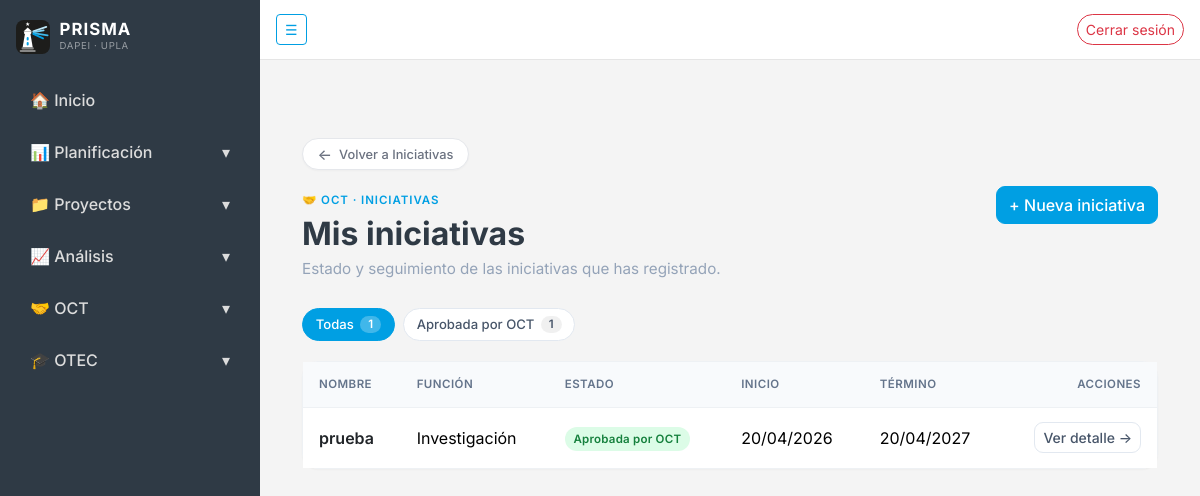
The page /oct/iniciativas/mis/ (signed in) on the database its author committed.
### oct/models.py (models this page shows, shortened)
class Iniciativa(models.Model):
    class FuncionInstitucional(models.TextChoices):
        DOCENCIA = "DOCENCIA", "Docencia"
        INVESTIGACION = "INVESTIGACION", "Investigación"
        VINCULACION = "VINCULACION", "Vinculación con el Medio"
        GESTION = "GESTION", "Gestión Estratégica"
    class Estado(models.TextChoices):
        BORRADOR = "BORRADOR", "Borrador"
        ENVIADA = "ENVIADA", "Enviada"
        REVISION_OCT = "REVISION_OCT", "Revisión OCT"
        DEVUELTA = "DEVUELTA", "Devuelta con observaciones"
        APROBADA = "APROBADA", "Aprobada por OCT"
        POSTULADA = "POSTULADA", "Postulada"
        ADJUDICADA = "ADJUDICADA", "Adjudicada"
        NO_ADJUDICADA = "NO_ADJUDICADA", "No adjudicada"
    nombre = models.CharField(max_length=255)
    descripcion = models.CharField(max_length=500)
    unidad = models.CharField(max_length=255)
    responsable = models.ForeignKey(
        User,
        on_delete=models.CASCADE,
        related_name="iniciativas"
    )
    funcion_institucional = models.CharField(
        max_length=30,
        choices=FuncionInstitucional.choices
    )
    estado = models.CharField(
        max_length=30,
        choices=Estado.choices,
        default=Estado.BORRADOR
    )
    fecha_inicio = models.DateField(null=True, blank=True)
    fecha_termino = models.DateField(null=True, blank=True)
    descarga_horas = models.BooleanField(default=False)
    fecha_creacion = models.DateTimeField(auto_now_add=True)
    fecha_actualizacion = models.DateTimeField(auto_now=True)
    observaciones = models.TextField(blank=True, null=True)

### oct/views.py (the view)
# urls.py: path('iniciativas/mis/', views.mis_iniciativas, name='mis_iniciativas'),
@login_required
def mis_iniciativas(request):
    iniciativas = Iniciativa.objects.filter(responsable=request.user)
    conteo = {e.value: 0 for e in Iniciativa.Estado}
    for fila in iniciativas.values("estado").annotate(n=Count("id")):
        conteo[fila["estado"]] = fila["n"]
    chips = [
        {"value": value, "label": label, "count": conteo[value]}
        for value, label in Iniciativa.Estado.choices
        if conteo[value]
    ]
    filtro = request.GET.get("estado") or ""
    if filtro:
        iniciativas = iniciativas.filter(estado=filtro)
    return render(request, "oct/mis_iniciativas.html", {
        "iniciativas": iniciativas,
        "chips": chips,
        "filtro": filtro,
        "total": sum(conteo.values()),
    })

### oct/templates/oct/mis_iniciativas.html (shortened to what this page needs)
{% extends "core/base.html" %}
{% block content %}
<div class="container py-5">
    <div class="mb-3">
        <a href="{% url 'oct:iniciativas_home' %}" class="btn-volver">
            <span class="arrow">←</span> Volver a Iniciativas
        </a>
    </div>
    <div class="oct-page-head">
        <div>
            <span class="oct-eyebrow">🤝 OCT · Iniciativas</span>
            <h2>Mis iniciativas</h2>
            <p class="oct-sub">Estado y seguimiento de las iniciativas que has registrado.</p>
        </div>
        <a href="{% url 'oct:registrar_iniciativa' %}" class="btn btn-oct">
            + Nueva iniciativa
        </a>
    </div>
    <div class="oct-chips">
        <a href="{% url 'oct:mis_iniciativas' %}"
           class="oct-chip {% if not filtro %}active{% endif %}">
            Todas <span class="oct-chip-count">{{ total }}</span>
        </a>
        {% for chip in chips %}
            <a href="?estado={{ chip.value }}"
               class="oct-chip {% if filtro == chip.value %}active{% endif %}">
                {{ chip.label }} <span class="oct-chip-count">{{ chip.count }}</span>
            </a>
        {% endfor %}
    </div>
    <div class="oct-card">
        <div class="table-responsive">
            <table class="table align-middle">
                <thead>
                    <tr>
                        <th>Nombre</th>
                        <th>Función</th>
                        <th>Estado</th>
                        <th>Inicio</th>
                        <th>Término</th>
                        <th class="text-end">Acciones</th>
                    </tr>
                </thead>
                <tbody>
                    {% for i in iniciativas %}
                    <tr>
                        <td class="fw-semibold text-dark">{{ i.nombre }}</td>
                        <td>{{ i.get_funcion_institucional_display }}</td>
                        <td>
                            {% include "oct/partials/badge_estado.html" with estado=i.estado label=i.get_estado_display %}
                        </td>
                        <td>{{ i.fecha_inicio|date:"d/m/Y"|default:"—" }}</td>
                        <td>{{ i.fecha_termino|date:"d/m/Y"|default:"—" }}</td>
                        <td class="text-end">
                            <a href="{% url 'oct:detalle_iniciativa' i.pk %}" class="btn btn-sm btn-oct-ghost">
                                Ver detalle →
                            </a>
                        </td>
                    </tr>
                    {% endfor %}
                </tbody>
            </table>
        </div>
    </div>
</div>
{% endblock %}

### oct/templates/oct/partials/badge_estado.html (shortened to what this page needs)
<span class="oct-badge
{% if estado == 'BORRADOR' or estado == 'BOR' %} oct-badge--borrador
{% elif estado == 'ENVIADA' or estado == 'ENV' or estado == 'REVISION_OCT' %} oct-badge--enviada
{% elif estado == 'DEVUELTA' or estado == 'DEV' %} oct-badge--devuelta
{% elif estado == 'APROBADA' or estado == 'APR' %} oct-badge--aprobada
{% elif estado == 'POSTULADA' %} oct-badge--postulada
{% elif estado == 'ADJUDICADA' %} oct-badge--adjudicada
{% elif estado == 'NO_ADJUDICADA' %} oct-badge--rechazada
{% else %} oct-badge--neutro{% endif %}">{{ label }}</span>

### core/templates/core/base.html (style rules this page uses)
:root { --font-sans: 'Inter', -apple-system, BlinkMacSystemFont, 'Segoe UI', Roboto, sans-serif; --font-mono: 'JetBrains Mono', ui-monospace, 'SFMono-Regular', Menlo, monospace; }
body { overflow-x: hidden; background-color: #f4f4f4; color: #565656; font-family: var(--font-sans); font-feature-settings: 'cv02', 'cv03', 'cv04', 'cv11'; -webkit-font-smoothing: antialiased; -moz-osx-font-smoothing: grayscale; }
.btn-volver { display: inline-flex; align-items: center; gap: .45rem; background: #ffffff; border: 1px solid #e5e7eb; color: #6b7280; border-radius: 999px; padding: .35rem .9rem; font-size: .8rem; font-weight: 500; text-decoration: none; transition: all .15s ease; box-shadow: 0 1px 2px rgba(0,0,0,0.03); }
.btn-volver .arrow { display: inline-block; font-size: .95rem; line-height: 1; transition: transform .15s ease; }

### oct/templates/oct/partials/estilos.html (style rules this page uses)
.oct-page-head { display: flex; align-items: flex-start; justify-content: space-between; gap: 1rem; flex-wrap: wrap; margin-bottom: 1.75rem; }
.oct-eyebrow { display: inline-flex; align-items: center; gap: .4rem; font-size: .72rem; font-weight: 600; letter-spacing: .08em; text-transform: uppercase; color: #009fe3; margin-bottom: .35rem; }
.oct-page-head h2 { font-weight: 700; color: #2f3a45; margin: 0; }
.oct-page-head .oct-sub { color: #94a3b8; margin: .25rem 0 0; font-size: .95rem; }
.oct-card { background: #fff; border: 1px solid #eef1f4; border-radius: 16px; box-shadow: 0 1px 2px rgba(0,0,0,.03); }
.oct-card .table { margin: 0; }
.oct-card .table thead th { background: #f8fafc; color: #64748b; font-size: .72rem; font-weight: 600; text-transform: uppercase; letter-spacing: .04em; border-bottom: 1px solid #eef1f4; padding: .85rem 1rem; }
.oct-card .table tbody td { padding: .9rem 1rem; border-bottom: 1px solid #f1f5f9; vertical-align: middle; }
.oct-card .table tbody tr:last-child td { border-bottom: 0; }
.oct-card .table tbody tr { transition: background .12s ease; }
.oct-badge { display: inline-block; padding: .32em .75em; border-radius: 50rem; font-size: .72rem; font-weight: 600; letter-spacing: .02em; line-height: 1.4; }
.oct-badge--aprobada { background: #dcfce7; color: #15803d; }
.btn-oct { background: #009fe3; border-color: #009fe3; color: #fff; border-radius: 9px; font-weight: 500; }
.btn-oct-ghost { background: #fff; border: 1px solid #e2e8f0; color: #475569; border-radius: 9px; font-weight: 500; }
.oct-chips { display: flex; flex-wrap: wrap; gap: .5rem; margin-bottom: 1.25rem; }
.oct-chip { display: inline-flex; align-items: center; gap: .4rem; padding: .35rem .8rem; border-radius: 50rem; border: 1px solid #e2e8f0; background: #fff; color: #475569; font-size: .82rem; font-weight: 500; text-decoration: none; transition: all .15s ease; }
.oct-chip.active { background: #009fe3; border-color: #009fe3; color: #fff; }
.oct-chip .oct-chip-count { background: rgba(0,0,0,.06); border-radius: 50rem; padding: 0 .5rem; font-size: .72rem; font-weight: 600; }
.oct-chip.active .oct-chip-count { background: rgba(255,255,255,.25); }

### rows shown on the page
Iniciativa: nombre "prueba", funcion_institucional "Investigación", label "Aprobada por OCT", fecha_inicio "20/04/2026", fecha_termino "20/04/2027"

### other values the page prints
{{ total }} "1"
{{ chip.label }} "Aprobada por OCT"
{{ chip.count }} "1"
